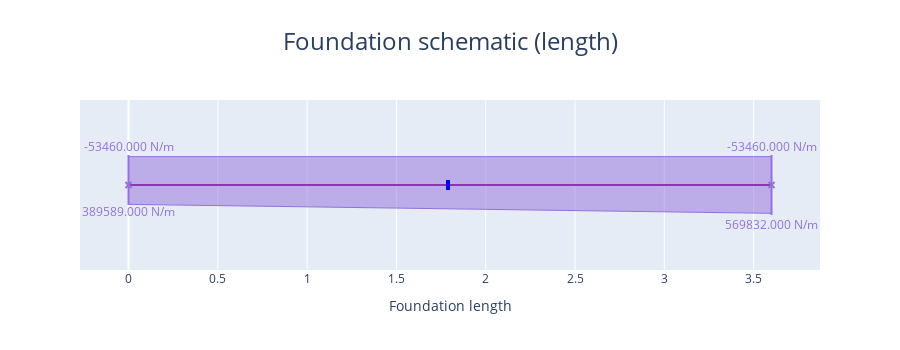

The notebook cell saved with this chart:
### Markdown cell above
#### Plot the loading diagram, bending moment and shear forces along both directions of the foundatiom

### Code cell
# The loading on the foundation in x direction showing the soil pressure and self weight on the foundation
fdn_design.plot_foundation_loading_X()

### Figure 1 — Plotly figure (JSON) as saved in the notebook; plotly's stock layout.template omitted (floating-point values rounded to 4 significant figures; data arrays with more than 128 entries replaced by an {"elided": "..."} marker saying what was removed)
{"data": [{"hoverinfo": "skip", "hovertemplate": "%{x} %{meta[0]}", "line": {"color": "purple", "width": 2}, "meta": ["m"], "mode": "lines", "name": "Beam_", "type": "scatter", "x": [0, 3.6], "y": [0, 0]}, {"hoverinfo": "skip", "hovertemplate": "x: %{x:.3f} %{meta[1]}<br>Fixed: %{meta[0]}", "marker": {"color": "blue", "size": 10, "symbol": "triangle-up"}, "meta": ["[1, 1, 1]", "m"], "mode": "markers", "name": "Support", "opacity": 0, "showlegend": false, "type": "scatter", "x": [1.8], "y": [0]}, {"fill": "tozeroy", "hoverinfo": "skip", "hovertemplate": "", "line": {"color": "mediumpurple", "width": 1}, "mode": "lines", "name": "Trapezoidal<br>Load", "type": "scatter", "x": [0, 3.6], "y": [-0.6837, -1]}, {"hoverinfo": "skip", "hovertemplate": "x: %{meta[0]:.3f} %{meta[3]}<br>Force: %{meta[1]:.3f} %{meta[4]}        <br>Angle: %{meta[2]:.3f} deg", "marker": {"color": "mediumpurple", "size": 10, "symbol": "triangle-up"}, "meta": [0, 389589, 90, "m", "N/m"], "mode": "markers", "name": "Distributed<br>Load", "opacity": 0, "showlegend": false, "type": "scatter", "x": [0], "y": [0]}, {"hoverinfo": "skip", "hovertemplate": "x: %{meta[0]:.3f} %{meta[3]}<br>Force: %{meta[1]:.3f} %{meta[4]}        <br>Angle: %{meta[2]:.3f} deg", "marker": {"color": "mediumpurple", "size": 10, "symbol": "triangle-up"}, "meta": [3.6, 569832, 90, "m", "N/m"], "mode": "markers", "name": "Distributed<br>Load", "opacity": 0, "showlegend": false, "type": "scatter", "x": [3.6], "y": [0]}, {"fill": "tozeroy", "hoverinfo": "skip", "hovertemplate": "", "line": {"color": "mediumpurple", "width": 1}, "mode": "lines", "name": "Distributed<br>Load", "type": "scatter", "x": {"elided": "361 float values"}, "y": {"elided": "361 int values"}}, {"hoverinfo": "skip", "hovertemplate": "x: %{meta[0]:.3f} %{meta[3]}<br>Force: %{meta[1]:.3f} %{meta[4]}        <br>Angle: %{meta[2]:.3f} deg", "marker": {"color": "mediumpurple", "size": 10, "symbol": "triangle-up"}, "meta": [0, -53460, 90, "m", "N/m"], "mode": "markers", "name": "Distributed<br>Load", "opacity": 0, "showlegend": false, "type": "scatter", "x": [0], "y": [0]}, {"hoverinfo": "skip", "hovertemplate": "x: %{meta[0]:.3f} %{meta[3]}<br>Force: %{meta[1]:.3f} %{meta[4]}        <br>Angle: %{meta[2]:.3f} deg", "marker": {"color": "mediumpurple", "size": 10, "symbol": "triangle-up"}, "meta": [3.6, -53460, 90, "m", "N/m"], "mode": "markers", "name": "Distributed<br>Load", "opacity": 0, "showlegend": false, "type": "scatter", "x": [3.6], "y": [0]}], "layout": {"annotations": [{"font": {"color": "mediumpurple"}, "showarrow": false, "text": "389589.000 N/m", "x": 0, "xref": "x", "xshift": 0, "y": 0, "yref": "y", "yshift": -26}, {"font": {"color": "mediumpurple"}, "showarrow": false, "text": "569832.000 N/m", "x": 3.6, "xref": "x", "xshift": 0, "y": 0, "yref": "y", "yshift": -39}, {"font": {"color": "mediumpurple"}, "showarrow": false, "text": "-53460.000 N/m", "x": 0, "xref": "x", "xshift": 0, "y": 0, "yref": "y", "yshift": 39}, {"font": {"color": "mediumpurple"}, "showarrow": false, "text": "-53460.000 N/m", "x": 3.6, "xref": "x", "xshift": 0, "y": 0, "yref": "y", "yshift": 39}], "height": 350, "hovermode": "x", "shapes": [{"fillcolor": "blue", "line": {"color": "blue", "width": 4}, "type": "rect", "x0": -2, "x1": -2, "xanchor": 1.8, "xref": "x", "xsizemode": "pixel", "y0": -5, "y1": 5, "yanchor": 0, "yref": "y", "ysizemode": "pixel"}, {"line": {"color": "mediumpurple", "width": 2}, "type": "line", "x0": 0, "x1": 3, "xanchor": 0, "xref": "x", "xsizemode": "pixel", "y0": 0, "y1": -3, "yanchor": 0, "yref": "y", "ysizemode": "pixel"}, {"line": {"color": "mediumpurple", "width": 2}, "type": "line", "x0": 0, "x1": -3, "xanchor": 0, "xref": "x", "xsizemode": "pixel", "y0": 0, "y1": -3, "yanchor": 0, "yref": "y", "ysizemode": "pixel"}, {"line": {"color": "mediumpurple", "width": 2}, "type": "line", "x0": 0, "x1": 0, "xanchor": 0, "xref": "x", "xsizemode": "pixel", "y0": 0, "y1": -20, "yanchor": 0, "yref": "y", "ysizemode": "pixel"}, {"line": {"color": "mediumpurple", "width": 2}, "type": "line", "x0": 0, "x1": 3, "xanchor": 3.6, "xref": "x", "xsizemode": "pixel", "y0": 0, "y1": -3, "yanchor": 0, "yref": "y", "ysizemode": "pixel"}, {"line": {"color": "mediumpurple", "width": 2}, "type": "line", "x0": 0, "x1": -3, "xanchor": 3.6, "xref": "x", "xsizemode": "pixel", "y0": 0, "y1": -3, "yanchor": 0, "yref": "y", "ysizemode": "pixel"}, {"line": {"color": "mediumpurple", "width": 2}, "type": "line", "x0": 0, "x1": 0, "xanchor": 3.6, "xref": "x", "xsizemode": "pixel", "y0": 0, "y1": -30, "yanchor": 0, "yref": "y", "ysizemode": "pixel"}, {"line": {"color": "mediumpurple", "width": 2}, "type": "line", "x0": 0, "x1": -3, "xanchor": 0, "xref": "x", "xsizemode": "pixel", "y0": 0, "y1": 3, "yanchor": 0, "yref": "y", "ysizemode": "pixel"}, {"line": {"color": "mediumpurple", "width": 2}, "type": "line", "x0": 0, "x1": 3, "xanchor": 0, "xref": "x", "xsizemode": "pixel", "y0": 0, "y1": 3, "yanchor": 0, "yref": "y", "ysizemode": "pixel"}, {"line": {"color": "mediumpurple", "width": 2}, "type": "line", "x0": 0, "x1": 0, "xanchor": 0, "xref": "x", "xsizemode": "pixel", "y0": 0, "y1": 30, "yanchor": 0, "yref": "y", "ysizemode": "pixel"}, {"line": {"color": "mediumpurple", "width": 2}, "type": "line", "x0": 0, "x1": -3, "xanchor": 3.6, "xref": "x", "xsizemode": "pixel", "y0": 0, "y1": 3, "yanchor": 0, "yref": "y", "ysizemode": "pixel"}, {"line": {"color": "mediumpurple", "width": 2}, "type": "line", "x0": 0, "x1": 3, "xanchor": 3.6, "xref": "x", "xsizemode": "pixel", "y0": 0, "y1": 3, "yanchor": 0, "yref": "y", "ysizemode": "pixel"}, {"line": {"color": "mediumpurple", "width": 2}, "type": "line", "x0": 0, "x1": 0, "xanchor": 3.6, "xref": "x", "xsizemode": "pixel", "y0": 0, "y1": 30, "yanchor": 0, "yref": "y", "ysizemode": "pixel"}], "showlegend": false, "title": {"font": {"size": 24}, "text": "Foundation schematic (length)", "x": 0.5}, "xaxis": {"title": {"text": "Foundation length"}}, "yaxis": {"fixedrange": true, "range": [-3, 3], "visible": false}}}
